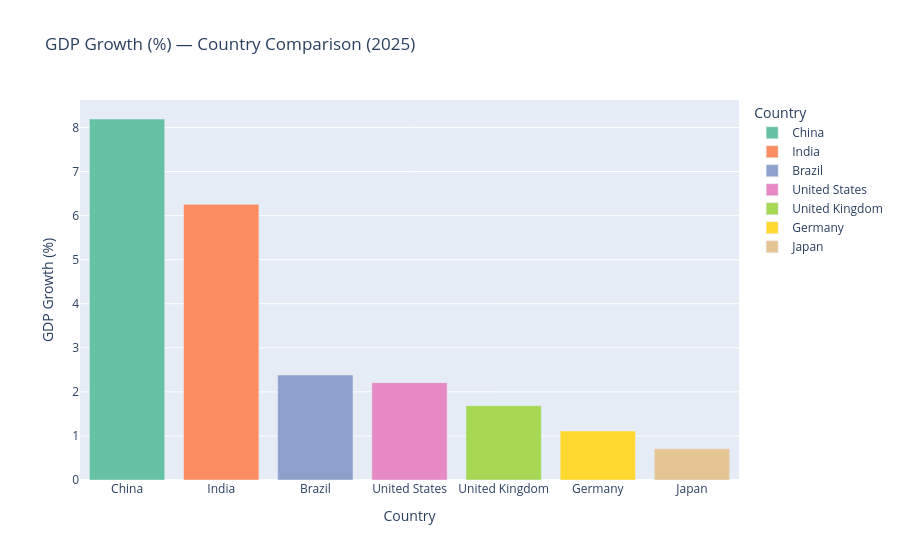
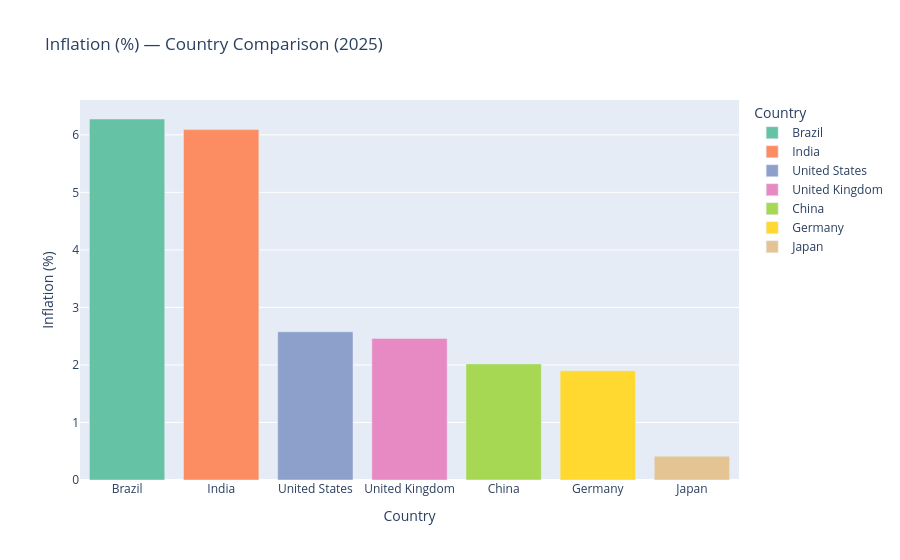
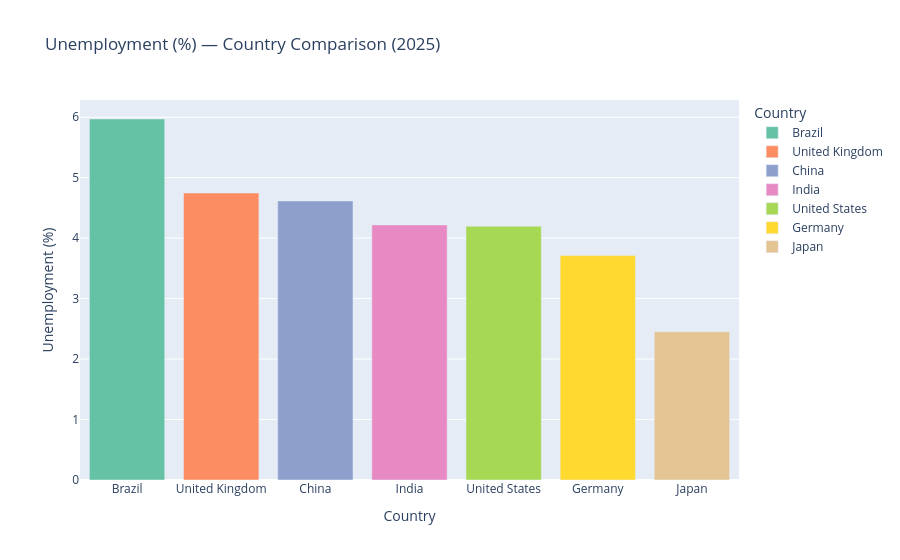

The code cell stored with these charts, in order, in its notebook:
### Markdown cell above
## 6. Cross-country Comparison — Bar Charts

### Code cell
# Cross-country Comparison
# Use 2023 as most complete recent year
latest = data_clean[data_clean['year'] == 2025]

for ind in indicators:
    fig = px.bar(
        latest.sort_values(ind, ascending=False),
        x='economy', y=ind,
        title=f'{ind} — Country Comparison (2025)',
        labels={'economy': 'Country'},
        color='economy',
        color_discrete_sequence=px.colors.qualitative.Set2
    )
    fig.show()

### Figure 1 — Plotly figure (JSON) as saved in the notebook; plotly's stock layout.template omitted (floating-point values rounded to 4 significant figures)
{"data": [{"hovertemplate": "Country=%{x}<br>GDP Growth (%)=%{y}<extra></extra>", "legendgroup": "China", "marker": {"color": "rgb(102,194,165)", "pattern": {"shape": ""}}, "name": "China", "orientation": "v", "showlegend": true, "textposition": "auto", "type": "bar", "x": ["China"], "xaxis": "x", "y": [8.192], "yaxis": "y"}, {"hovertemplate": "Country=%{x}<br>GDP Growth (%)=%{y}<extra></extra>", "legendgroup": "India", "marker": {"color": "rgb(252,141,98)", "pattern": {"shape": ""}}, "name": "India", "orientation": "v", "showlegend": true, "textposition": "auto", "type": "bar", "x": ["India"], "xaxis": "x", "y": [6.257], "yaxis": "y"}, {"hovertemplate": "Country=%{x}<br>GDP Growth (%)=%{y}<extra></extra>", "legendgroup": "Brazil", "marker": {"color": "rgb(141,160,203)", "pattern": {"shape": ""}}, "name": "Brazil", "orientation": "v", "showlegend": true, "textposition": "auto", "type": "bar", "x": ["Brazil"], "xaxis": "x", "y": [2.381], "yaxis": "y"}, {"hovertemplate": "Country=%{x}<br>GDP Growth (%)=%{y}<extra></extra>", "legendgroup": "United States", "marker": {"color": "rgb(231,138,195)", "pattern": {"shape": ""}}, "name": "United States", "orientation": "v", "showlegend": true, "textposition": "auto", "type": "bar", "x": ["United States"], "xaxis": "x", "y": [2.209], "yaxis": "y"}, {"hovertemplate": "Country=%{x}<br>GDP Growth (%)=%{y}<extra></extra>", "legendgroup": "United Kingdom", "marker": {"color": "rgb(166,216,84)", "pattern": {"shape": ""}}, "name": "United Kingdom", "orientation": "v", "showlegend": true, "textposition": "auto", "type": "bar", "x": ["United Kingdom"], "xaxis": "x", "y": [1.687], "yaxis": "y"}, {"hovertemplate": "Country=%{x}<br>GDP Growth (%)=%{y}<extra></extra>", "legendgroup": "Germany", "marker": {"color": "rgb(255,217,47)", "pattern": {"shape": ""}}, "name": "Germany", "orientation": "v", "showlegend": true, "textposition": "auto", "type": "bar", "x": ["Germany"], "xaxis": "x", "y": [1.114], "yaxis": "y"}, {"hovertemplate": "Country=%{x}<br>GDP Growth (%)=%{y}<extra></extra>", "legendgroup": "Japan", "marker": {"color": "rgb(229,196,148)", "pattern": {"shape": ""}}, "name": "Japan", "orientation": "v", "showlegend": true, "textposition": "auto", "type": "bar", "x": ["Japan"], "xaxis": "x", "y": [0.7094], "yaxis": "y"}], "layout": {"barmode": "relative", "legend": {"title": {"text": "Country"}, "tracegroupgap": 0}, "title": {"text": "GDP Growth (%) — Country Comparison (2025)"}, "xaxis": {"anchor": "y", "categoryarray": ["China", "India", "Brazil", "United States", "United Kingdom", "Germany", "Japan"], "categoryorder": "array", "domain": [0, 1], "title": {"text": "Country"}}, "yaxis": {"anchor": "x", "domain": [0, 1], "title": {"text": "GDP Growth (%)"}}}}

### Figure 2 — Plotly figure (JSON) as saved in the notebook; plotly's stock layout.template omitted (floating-point values rounded to 4 significant figures)
{"data": [{"hovertemplate": "Country=%{x}<br>Inflation (%)=%{y}<extra></extra>", "legendgroup": "Brazil", "marker": {"color": "rgb(102,194,165)", "pattern": {"shape": ""}}, "name": "Brazil", "orientation": "v", "showlegend": true, "textposition": "auto", "type": "bar", "x": ["Brazil"], "xaxis": "x", "y": [6.276], "yaxis": "y"}, {"hovertemplate": "Country=%{x}<br>Inflation (%)=%{y}<extra></extra>", "legendgroup": "India", "marker": {"color": "rgb(252,141,98)", "pattern": {"shape": ""}}, "name": "India", "orientation": "v", "showlegend": true, "textposition": "auto", "type": "bar", "x": ["India"], "xaxis": "x", "y": [6.091], "yaxis": "y"}, {"hovertemplate": "Country=%{x}<br>Inflation (%)=%{y}<extra></extra>", "legendgroup": "United States", "marker": {"color": "rgb(141,160,203)", "pattern": {"shape": ""}}, "name": "United States", "orientation": "v", "showlegend": true, "textposition": "auto", "type": "bar", "x": ["United States"], "xaxis": "x", "y": [2.576], "yaxis": "y"}, {"hovertemplate": "Country=%{x}<br>Inflation (%)=%{y}<extra></extra>", "legendgroup": "United Kingdom", "marker": {"color": "rgb(231,138,195)", "pattern": {"shape": ""}}, "name": "United Kingdom", "orientation": "v", "showlegend": true, "textposition": "auto", "type": "bar", "x": ["United Kingdom"], "xaxis": "x", "y": [2.462], "yaxis": "y"}, {"hovertemplate": "Country=%{x}<br>Inflation (%)=%{y}<extra></extra>", "legendgroup": "China", "marker": {"color": "rgb(166,216,84)", "pattern": {"shape": ""}}, "name": "China", "orientation": "v", "showlegend": true, "textposition": "auto", "type": "bar", "x": ["China"], "xaxis": "x", "y": [2.018], "yaxis": "y"}, {"hovertemplate": "Country=%{x}<br>Inflation (%)=%{y}<extra></extra>", "legendgroup": "Germany", "marker": {"color": "rgb(255,217,47)", "pattern": {"shape": ""}}, "name": "Germany", "orientation": "v", "showlegend": true, "textposition": "auto", "type": "bar", "x": ["Germany"], "xaxis": "x", "y": [1.9], "yaxis": "y"}, {"hovertemplate": "Country=%{x}<br>Inflation (%)=%{y}<extra></extra>", "legendgroup": "Japan", "marker": {"color": "rgb(229,196,148)", "pattern": {"shape": ""}}, "name": "Japan", "orientation": "v", "showlegend": true, "textposition": "auto", "type": "bar", "x": ["Japan"], "xaxis": "x", "y": [0.4142], "yaxis": "y"}], "layout": {"barmode": "relative", "legend": {"title": {"text": "Country"}, "tracegroupgap": 0}, "title": {"text": "Inflation (%) — Country Comparison (2025)"}, "xaxis": {"anchor": "y", "categoryarray": ["Brazil", "India", "United States", "United Kingdom", "China", "Germany", "Japan"], "categoryorder": "array", "domain": [0, 1], "title": {"text": "Country"}}, "yaxis": {"anchor": "x", "domain": [0, 1], "title": {"text": "Inflation (%)"}}}}

### Figure 3 — Plotly figure (JSON) as saved in the notebook; plotly's stock layout.template omitted (floating-point values rounded to 4 significant figures)
{"data": [{"hovertemplate": "Country=%{x}<br>Unemployment (%)=%{y}<extra></extra>", "legendgroup": "Brazil", "marker": {"color": "rgb(102,194,165)", "pattern": {"shape": ""}}, "name": "Brazil", "orientation": "v", "showlegend": true, "textposition": "auto", "type": "bar", "x": ["Brazil"], "xaxis": "x", "y": [5.97], "yaxis": "y"}, {"hovertemplate": "Country=%{x}<br>Unemployment (%)=%{y}<extra></extra>", "legendgroup": "United Kingdom", "marker": {"color": "rgb(252,141,98)", "pattern": {"shape": ""}}, "name": "United Kingdom", "orientation": "v", "showlegend": true, "textposition": "auto", "type": "bar", "x": ["United Kingdom"], "xaxis": "x", "y": [4.746], "yaxis": "y"}, {"hovertemplate": "Country=%{x}<br>Unemployment (%)=%{y}<extra></extra>", "legendgroup": "China", "marker": {"color": "rgb(141,160,203)", "pattern": {"shape": ""}}, "name": "China", "orientation": "v", "showlegend": true, "textposition": "auto", "type": "bar", "x": ["China"], "xaxis": "x", "y": [4.615], "yaxis": "y"}, {"hovertemplate": "Country=%{x}<br>Unemployment (%)=%{y}<extra></extra>", "legendgroup": "India", "marker": {"color": "rgb(231,138,195)", "pattern": {"shape": ""}}, "name": "India", "orientation": "v", "showlegend": true, "textposition": "auto", "type": "bar", "x": ["India"], "xaxis": "x", "y": [4.219], "yaxis": "y"}, {"hovertemplate": "Country=%{x}<br>Unemployment (%)=%{y}<extra></extra>", "legendgroup": "United States", "marker": {"color": "rgb(166,216,84)", "pattern": {"shape": ""}}, "name": "United States", "orientation": "v", "showlegend": true, "textposition": "auto", "type": "bar", "x": ["United States"], "xaxis": "x", "y": [4.198], "yaxis": "y"}, {"hovertemplate": "Country=%{x}<br>Unemployment (%)=%{y}<extra></extra>", "legendgroup": "Germany", "marker": {"color": "rgb(255,217,47)", "pattern": {"shape": ""}}, "name": "Germany", "orientation": "v", "showlegend": true, "textposition": "auto", "type": "bar", "x": ["Germany"], "xaxis": "x", "y": [3.711], "yaxis": "y"}, {"hovertemplate": "Country=%{x}<br>Unemployment (%)=%{y}<extra></extra>", "legendgroup": "Japan", "marker": {"color": "rgb(229,196,148)", "pattern": {"shape": ""}}, "name": "Japan", "orientation": "v", "showlegend": true, "textposition": "auto", "type": "bar", "x": ["Japan"], "xaxis": "x", "y": [2.451], "yaxis": "y"}], "layout": {"barmode": "relative", "legend": {"title": {"text": "Country"}, "tracegroupgap": 0}, "title": {"text": "Unemployment (%) — Country Comparison (2025)"}, "xaxis": {"anchor": "y", "categoryarray": ["Brazil", "United Kingdom", "China", "India", "United States", "Germany", "Japan"], "categoryorder": "array", "domain": [0, 1], "title": {"text": "Country"}}, "yaxis": {"anchor": "x", "domain": [0, 1], "title": {"text": "Unemployment (%)"}}}}
